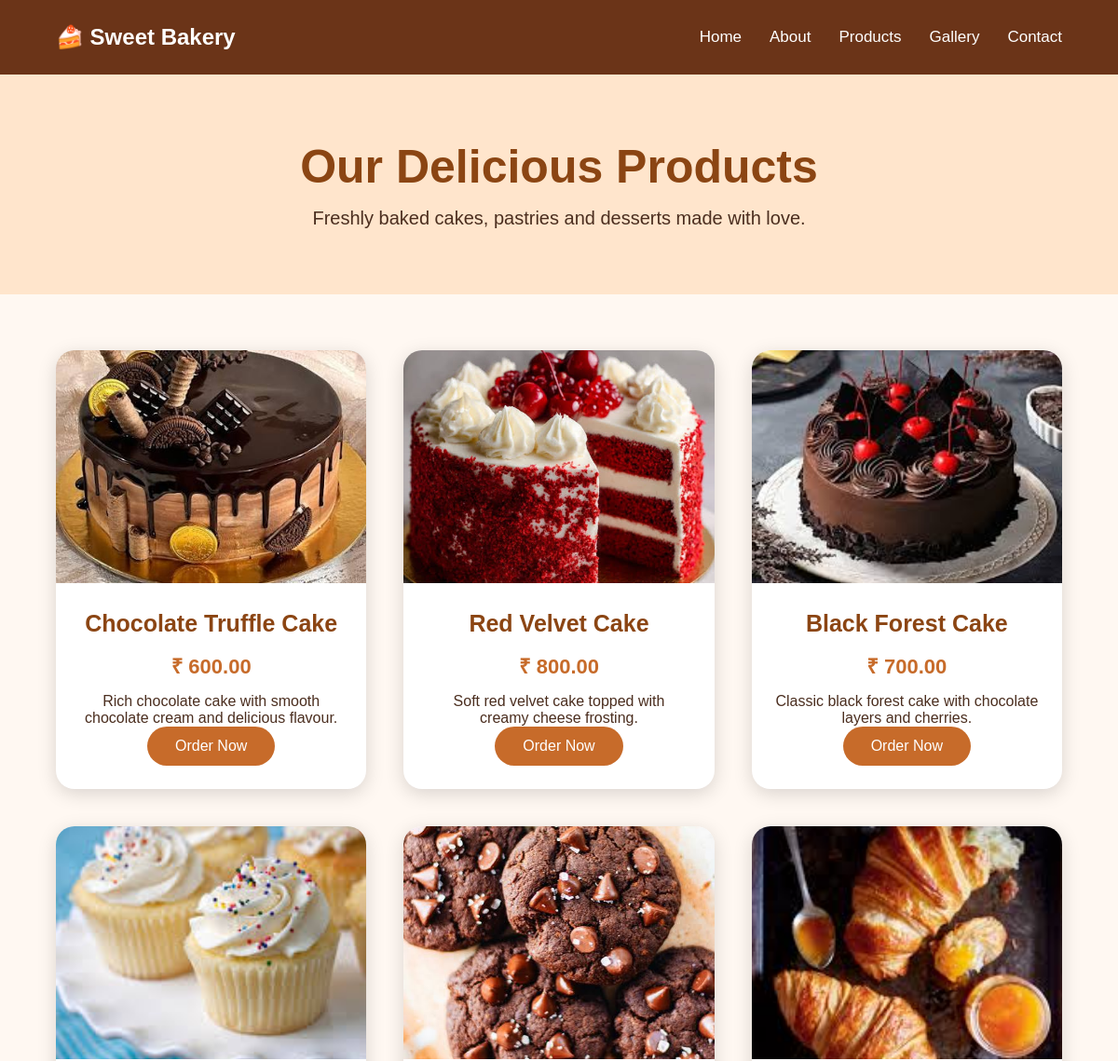
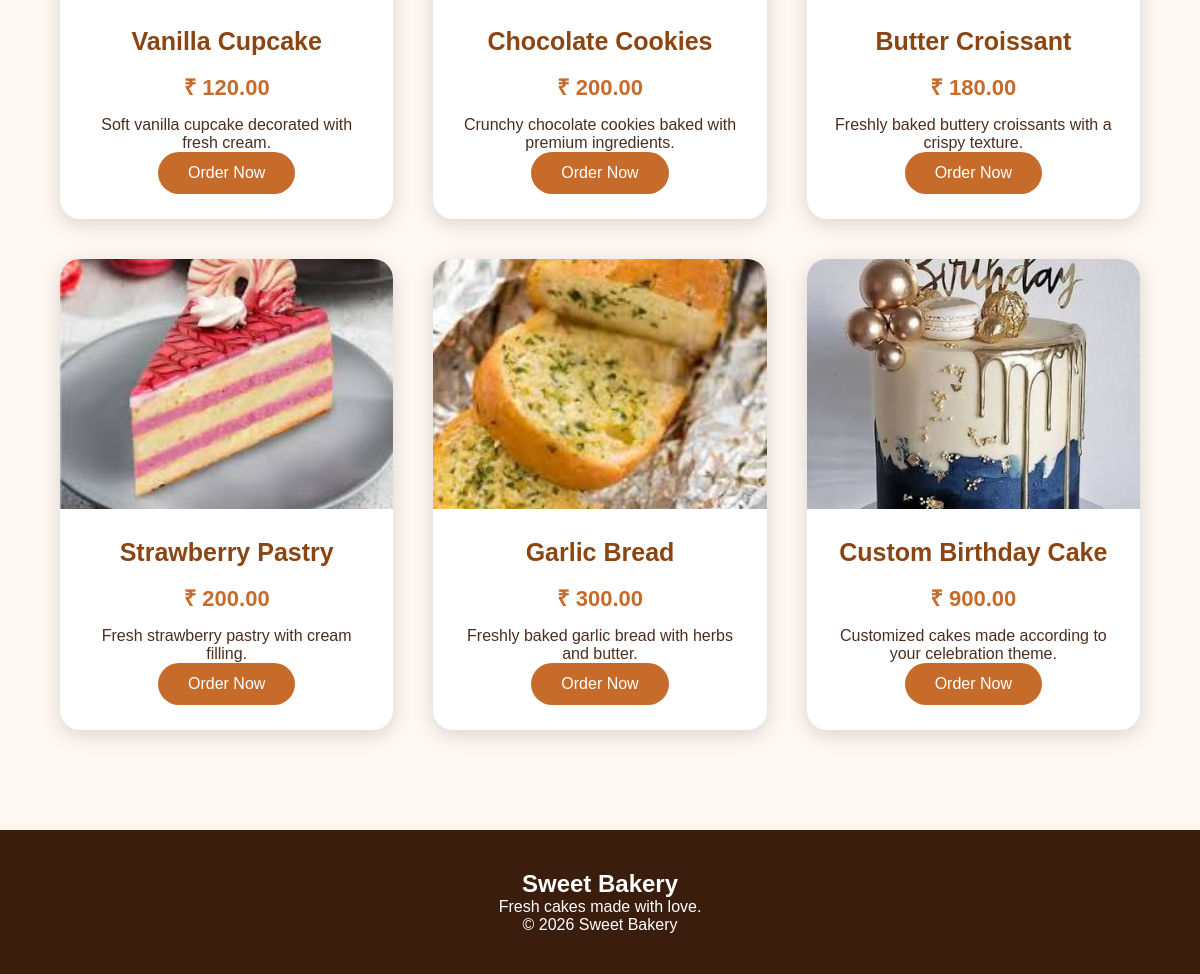
Screenshot of /products/ with the database file from the repository (2 pictures, top to bottom).
### main/models.py (models this page shows, shortened)
class Product(models.Model):
    name = models.CharField(max_length=100)
    image = models.ImageField(upload_to="products/")
    price = models.DecimalField(max_digits=8, decimal_places=2)
    description = models.TextField()

### main/views.py (the view)
# urls.py: path("products/", views.products, name="products"),
def products(request):
    product_data = Product.objects.all()
    return render(request, "products.html", {"products": product_data})

### templates/products.html (shortened to what this page needs)
{% load static %}
<!DOCTYPE html>
<html>
<head>
<link rel="stylesheet" href="{% static 'css/products.css' %}">
</head>
<body>
<nav>
<div class="logo">
<h2>🍰 Sweet Bakery</h2>
</div>
<ul>
<li><a href="/">Home</a></li>
<li><a href="/about/">About</a></li>
<li><a href="/products/">Products</a></li>
<li><a href="/gallery/">Gallery</a></li>
<li><a href="/contact/">Contact</a></li>
</ul>
</nav>
<section class="heading">
<h1>
Our Delicious Products
</h1>
<p>
Freshly baked cakes, pastries and desserts made with love.
</p>
</section>
<section class="products">
<div class="product-container">
{% for product in products %}
<div class="card">
<img src="{{ product.image.url }}"
alt="{{ product.name }}">
<div class="card-content">
<h2>
{{ product.name }}
</h2>
<p class="price">
₹ {{ product.price }}
</p>
<p>
{{ product.description }}
</p>
<button>
Order Now
</button>
</div>
</div>
{% endfor %}
</div>
</section>
<footer>
<h2>
Sweet Bakery
</h2>
<p>
Fresh cakes made with love.
</p>
<p>
© 2026 Sweet Bakery
</p>
</footer>
</body>
</html>

### static/css/products.css (style rules this page uses)
* { margin:0; padding:0; box-sizing:border-box; }
body { font-family:Arial,sans-serif; background:#fff8f2; color:#4b2e1f; }
nav { background:#6b3418; height:80px; display:flex; justify-content:space-between; align-items:center; padding:0 60px; }
nav h2 { color:white; }
nav ul { display:flex; gap:30px; list-style:none; }
nav ul a { text-decoration:none; color:white; font-size:17px; }
.heading { text-align:center; padding:70px 20px; background:#ffe5cc; }
.heading h1 { font-size:50px; color:#8b4513; margin-bottom:15px; }
.heading p { font-size:20px; }
.products { padding:60px; }
.product-container { display:grid; grid-template-columns:repeat(3,1fr); gap:40px; }
.card { background:white; border-radius:20px; overflow:hidden; box-shadow:0 5px 20px rgba(0,0,0,0.15); transition:0.4s; }
.card img { width:100%; height:250px; object-fit:cover; }
.card-content { padding:25px; text-align:center; }
.card-content h2 { color:#8b4513; font-size:25px; }
.price { font-size:22px; font-weight:bold; color:#c76b2a; margin:15px; }
.card button { background:#c76b2a; color:white; border:none; padding:12px 30px; border-radius:25px; cursor:pointer; font-size:16px; transition:0.3s; }
footer { background:#3b1d0d; color:white; text-align:center; padding:40px; margin-top:40px; }

### rows the page displays
Product: image (picture), name "Chocolate Truffle Cake", price "600.00", description "Rich chocolate cake with smooth chocolate cream and delicious flavour."
Product: image (picture), name "Red Velvet Cake", price "800.00", description "Soft red velvet cake topped with creamy cheese frosting."
Product: image (picture), name "Black Forest Cake", price "700.00", description "Classic black forest cake with chocolate layers and cherries."
Product: image (picture), name "Vanilla Cupcake", price "120.00", description "Soft vanilla cupcake decorated with fresh cream."
Product: image (picture), name "Chocolate Cookies", price "200.00", description "Crunchy chocolate cookies baked with premium ingredients."
Product: image (picture), name "Butter Croissant", price "180.00", description "Freshly baked buttery croissants with a crispy texture."
Product: image (picture), name "Strawberry Pastry", price "200.00", description "Fresh strawberry pastry with cream filling."
Product: image (picture), name "Garlic Bread", price "300.00", description "Freshly baked garlic bread with herbs and butter."
Product: image (picture), name "Custom Birthday Cake", price "900.00", description "Customized cakes made according to your celebration theme."
